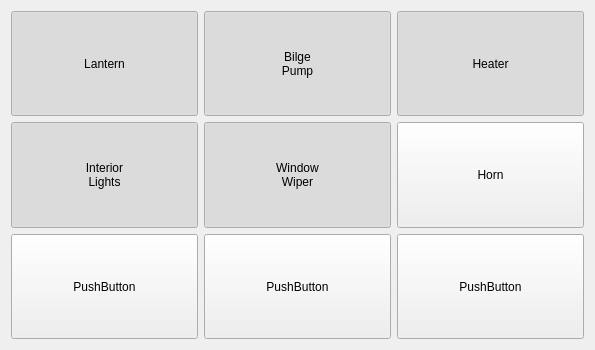
<?xml version="1.0" encoding="UTF-8"?>
<ui version="4.0">
 <class>InstrumentForm</class>
 <widget class="QWidget" name="InstrumentForm">
  <property name="geometry">
   <rect>
    <x>0</x>
    <y>0</y>
    <width>595</width>
    <height>350</height>
   </rect>
  </property>
  <property name="windowTitle">
   <string>Form</string>
  </property>
  <layout class="QGridLayout" name="gridLayout">
   <item row="0" column="0">
    <widget class="QPushButton" name="pushButtonLatern">
     <property name="sizePolicy">
      <sizepolicy hsizetype="Preferred" vsizetype="Preferred">
       <horstretch>0</horstretch>
       <verstretch>0</verstretch>
      </sizepolicy>
     </property>
     <property name="focusPolicy">
      <enum>Qt::NoFocus</enum>
     </property>
     <property name="text">
      <string>Lantern</string>
     </property>
     <property name="checkable">
      <bool>true</bool>
     </property>
     <property name="checked">
      <bool>true</bool>
     </property>
    </widget>
   </item>
   <item row="0" column="1">
    <widget class="QPushButton" name="pushButtonBilgePump">
     <property name="sizePolicy">
      <sizepolicy hsizetype="Preferred" vsizetype="Preferred">
       <horstretch>0</horstretch>
       <verstretch>0</verstretch>
      </sizepolicy>
     </property>
     <property name="focusPolicy">
      <enum>Qt::NoFocus</enum>
     </property>
     <property name="text">
      <string>Bilge
Pump</string>
     </property>
     <property name="checkable">
      <bool>true</bool>
     </property>
     <property name="checked">
      <bool>true</bool>
     </property>
    </widget>
   </item>
   <item row="0" column="2">
    <widget class="QPushButton" name="pushButtonHeater">
     <property name="sizePolicy">
      <sizepolicy hsizetype="Preferred" vsizetype="Preferred">
       <horstretch>0</horstretch>
       <verstretch>0</verstretch>
      </sizepolicy>
     </property>
     <property name="text">
      <string>Heater</string>
     </property>
     <property name="checkable">
      <bool>true</bool>
     </property>
     <property name="checked">
      <bool>true</bool>
     </property>
    </widget>
   </item>
   <item row="1" column="0">
    <widget class="QPushButton" name="pushButtonInteriorLights">
     <property name="sizePolicy">
      <sizepolicy hsizetype="Preferred" vsizetype="Preferred">
       <horstretch>0</horstretch>
       <verstretch>0</verstretch>
      </sizepolicy>
     </property>
     <property name="focusPolicy">
      <enum>Qt::NoFocus</enum>
     </property>
     <property name="text">
      <string>Interior
Lights</string>
     </property>
     <property name="checkable">
      <bool>true</bool>
     </property>
     <property name="checked">
      <bool>true</bool>
     </property>
    </widget>
   </item>
   <item row="1" column="1">
    <widget class="QPushButton" name="pushButtonWindowWiper">
     <property name="sizePolicy">
      <sizepolicy hsizetype="Preferred" vsizetype="Preferred">
       <horstretch>0</horstretch>
       <verstretch>0</verstretch>
      </sizepolicy>
     </property>
     <property name="focusPolicy">
      <enum>Qt::NoFocus</enum>
     </property>
     <property name="text">
      <string>Window
Wiper</string>
     </property>
     <property name="checkable">
      <bool>true</bool>
     </property>
     <property name="checked">
      <bool>true</bool>
     </property>
    </widget>
   </item>
   <item row="1" column="2">
    <widget class="QPushButton" name="pushButtonHorn">
     <property name="sizePolicy">
      <sizepolicy hsizetype="Preferred" vsizetype="Preferred">
       <horstretch>0</horstretch>
       <verstretch>0</verstretch>
      </sizepolicy>
     </property>
     <property name="text">
      <string>Horn</string>
     </property>
    </widget>
   </item>
   <item row="2" column="0">
    <widget class="QPushButton" name="pushButton">
     <property name="sizePolicy">
      <sizepolicy hsizetype="Preferred" vsizetype="Preferred">
       <horstretch>0</horstretch>
       <verstretch>0</verstretch>
      </sizepolicy>
     </property>
     <property name="text">
      <string>PushButton</string>
     </property>
    </widget>
   </item>
   <item row="2" column="1">
    <widget class="QPushButton" name="pushButton_2">
     <property name="sizePolicy">
      <sizepolicy hsizetype="Preferred" vsizetype="Preferred">
       <horstretch>0</horstretch>
       <verstretch>0</verstretch>
      </sizepolicy>
     </property>
     <property name="text">
      <string>PushButton</string>
     </property>
    </widget>
   </item>
   <item row="2" column="2">
    <widget class="QPushButton" name="pushButton_5">
     <property name="sizePolicy">
      <sizepolicy hsizetype="Preferred" vsizetype="Preferred">
       <horstretch>0</horstretch>
       <verstretch>0</verstretch>
      </sizepolicy>
     </property>
     <property name="text">
      <string>PushButton</string>
     </property>
    </widget>
   </item>
  </layout>
 </widget>
 <resources/>
 <connections/>
</ui>
